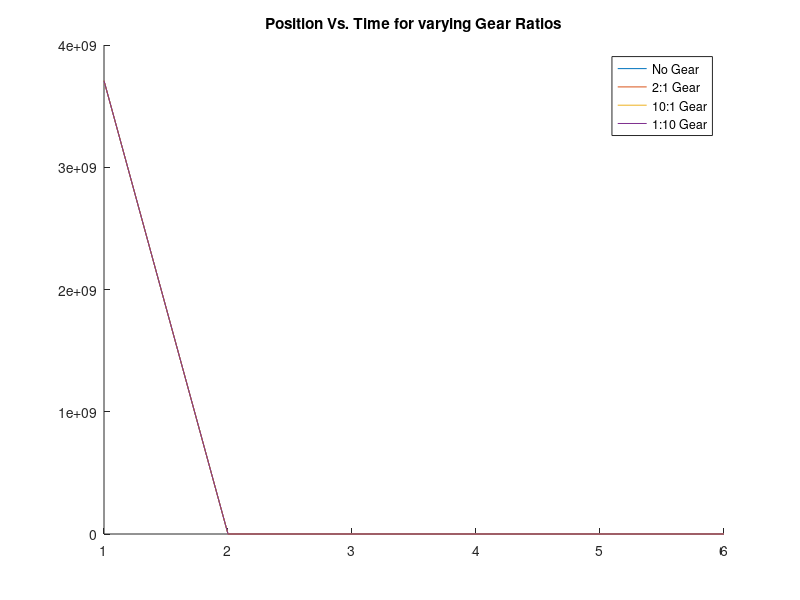
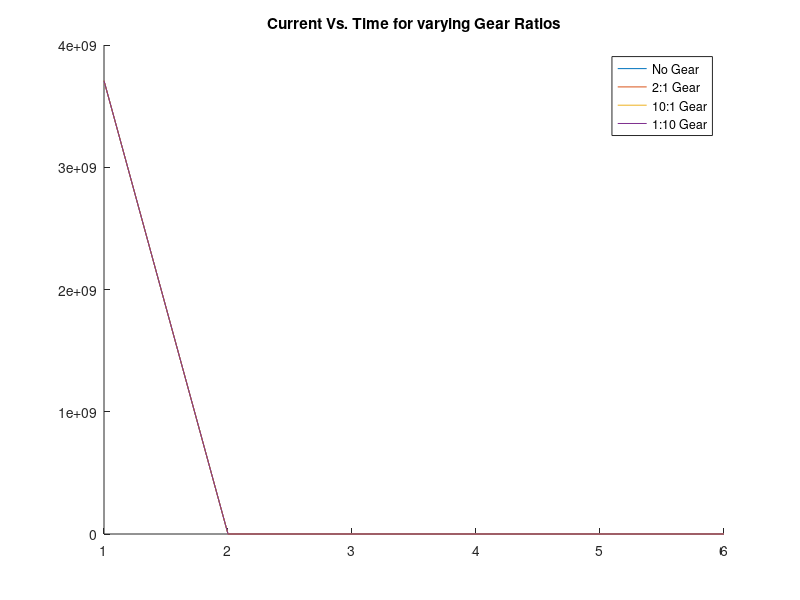
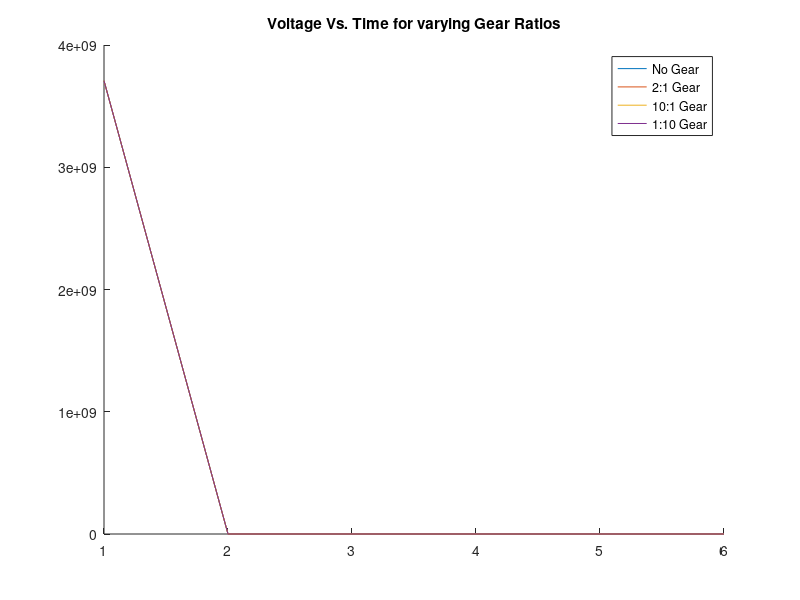

MATLAB code to generate these figures, in order:
%
% Data Analysis:
%   To compare and analyze data we get out from our Simulink/SimX
%   simulations.
%

figure(1)
clf
hold on
title('Position Vs. Time for varying Gear Ratios')
figure(2)
clf
hold on
title('Current Vs. Time for varying Gear Ratios')
figure(3)
clf
hold on
title('Voltage Vs. Time for varying Gear Ratios')



load('mechData_nogear.mat')
load('elecData_nogear.mat')
figure(1)
plot(data.J1_angle)
figure(2)
plot(ans.I)
figure(3)
plot(ans.Vsource)

load('mechData_2-1gear.mat')
load('elecData_2-1gear.mat')
figure(1)
hold on
plot(data.J1_angle )
figure(2)
hold on
plot(ans.I)
figure(3)
hold on
plot(ans.Vsource)


load('mechData_10-1gear.mat')
load('elecData_10-1gear.mat')
figure(1)
hold on
plot(data.J1_angle)
figure(2)
hold on
plot(ans.I)
figure(3)
hold on
plot(ans.Vsource)

load('mechData_1-10gear.mat')
load('elecData_1-10gear.mat')
figure(1)
hold on
plot(data.J1_angle)
figure(2)
hold on
plot(ans.I)
figure(3)
hold on
plot(ans.Vsource)


figure(1)
legend('No Gear', '2:1 Gear', '10:1 Gear', '1:10 Gear')

figure(2)
legend('No Gear', '2:1 Gear', '10:1 Gear', '1:10 Gear')

figure(3)
legend('No Gear', '2:1 Gear', '10:1 Gear', '1:10 Gear')
